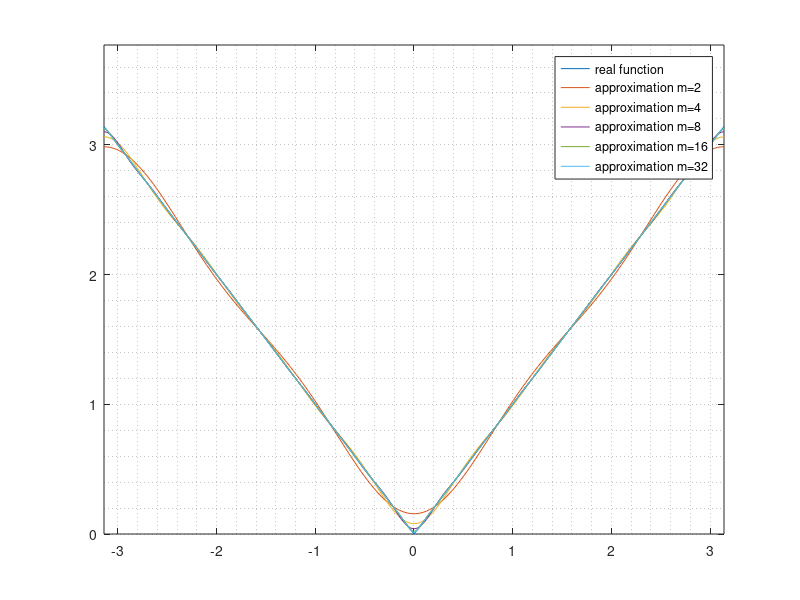
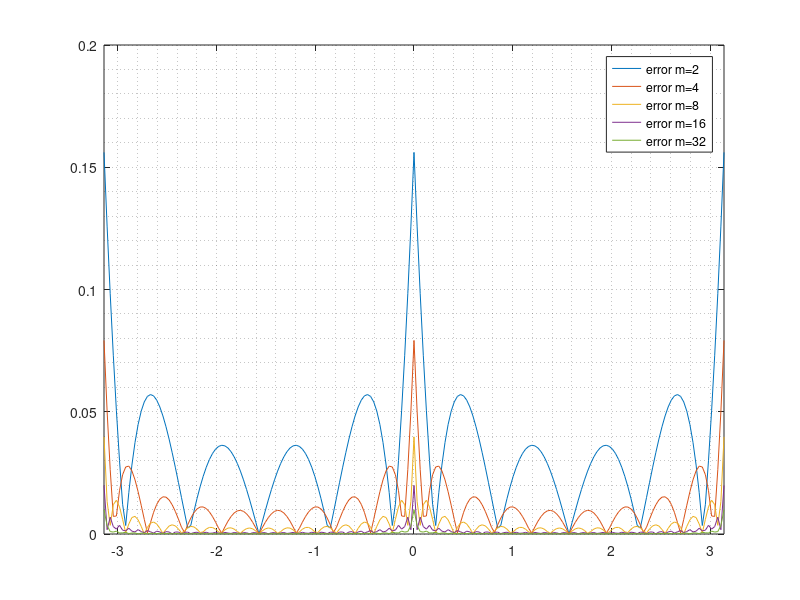

The MATLAB script that drew these images, in order:
clear all
close all

x = [-3.14159265, -3.11017673, -3.0787608, -3.04734487, -3.01592895, -2.98451302, -2.95309709, -2.92168117, -2.89026524, -2.85884931, -2.82743339, -2.79601746, -2.76460154, -2.73318561, -2.70176968, -2.67035376, -2.63893783, -2.6075219, -2.57610598, -2.54469005, -2.51327412, -2.4818582, -2.45044227, -2.41902634, -2.38761042, -2.35619449, -2.32477856, -2.29336264, -2.26194671, -2.23053078, -2.19911486, -2.16769893, -2.136283, -2.10486708, -2.07345115, -2.04203522, -2.0106193, -1.97920337, -1.94778745, -1.91637152, -1.88495559, -1.85353967, -1.82212374, -1.79070781, -1.75929189, -1.72787596, -1.69646003, -1.66504411, -1.63362818, -1.60221225, -1.57079633, -1.5393804, -1.50796447, -1.47654855, -1.44513262, -1.41371669, -1.38230077, -1.35088484, -1.31946891, -1.28805299, -1.25663706, -1.22522113, -1.19380521, -1.16238928, -1.13097336, -1.09955743, -1.0681415, -1.03672558, -1.00530965, -0.973893723, -0.942477796, -0.91106187, -0.879645943, -0.848230016, -0.81681409, -0.785398163, -0.753982237, -0.72256631, -0.691150384, -0.659734457, -0.628318531, -0.596902604, -0.565486678, -0.534070751, -0.502654825, -0.471238898, -0.439822972, -0.408407045, -0.376991118, -0.345575192, -0.314159265, -0.282743339, -0.251327412, -0.219911486, -0.188495559, -0.157079633, -0.125663706, -0.0942477796, -0.0628318531, -0.0314159265, 0, 0.0314159265, 0.0628318531, 0.0942477796, 0.125663706, 0.157079633, 0.188495559, 0.219911486, 0.251327412, 0.282743339, 0.314159265, 0.345575192, 0.376991118, 0.408407045, 0.439822972, 0.471238898, 0.502654825, 0.534070751, 0.565486678, 0.596902604, 0.628318531, 0.659734457, 0.691150384, 0.72256631, 0.753982237, 0.785398163, 0.81681409, 0.848230016, 0.879645943, 0.91106187, 0.942477796, 0.973893723, 1.00530965, 1.03672558, 1.0681415, 1.09955743, 1.13097336, 1.16238928, 1.19380521, 1.22522113, 1.25663706, 1.28805299, 1.31946891, 1.35088484, 1.38230077, 1.41371669, 1.44513262, 1.47654855, 1.50796447, 1.5393804, 1.57079633, 1.60221225, 1.63362818, 1.66504411, 1.69646003, 1.72787596, 1.75929189, 1.79070781, 1.82212374, 1.85353967, 1.88495559, 1.91637152, 1.94778745, 1.97920337, 2.0106193, 2.04203522, 2.07345115, 2.10486708, 2.136283, 2.16769893, 2.19911486, 2.23053078, 2.26194671, 2.29336264, 2.32477856, 2.35619449, 2.38761042, 2.41902634, 2.45044227, 2.4818582, 2.51327412, 2.54469005, 2.57610598, 2.6075219, 2.63893783, 2.67035376, 2.70176968, 2.73318561, 2.76460154, 2.79601746, 2.82743339, 2.85884931, 2.89026524, 2.92168117, 2.95309709, 2.98451302, 3.01592895, 3.04734487, 3.0787608, 3.11017673, 3.14159265];
R = abs(x);
f2 = [2.98550693, 2.98425081, 2.98048864, 2.97423896, 2.96553246, 2.95441182, 2.94093127, 2.92515621, 2.90716267, 2.88703671, 2.8648737, 2.84077756, 2.81485996, 2.78723942, 2.75804033, 2.72739202, 2.69542769, 2.6622834, 2.628097, 2.59300706, 2.55715179, 2.520668, 2.48369005, 2.44634887, 2.40877096, 2.3710775, 2.33338345, 2.29579678, 2.25841772, 2.2213381, 2.18464078, 2.14839913, 2.11267667, 2.07752673, 2.04299226, 2.00910567, 1.97588887, 1.94335333, 1.91150022, 1.88032075, 1.84979649, 1.81989983, 1.79059452, 1.76183632, 1.73357364, 1.70574836, 1.67829659, 1.65114959, 1.62423467, 1.59747614, 1.57079633, 1.54411651, 1.51735799, 1.49044307, 1.46329607, 1.4358443, 1.40801901, 1.37975634, 1.35099813, 1.32169283, 1.29179616, 1.2612719, 1.23009243, 1.19823933, 1.16570378, 1.13248699, 1.0986004, 1.06406592, 1.02891598, 0.993193522, 0.956951874, 0.920254549, 0.883174932, 0.845795874, 0.808209207, 0.770515157, 0.732821691, 0.695243782, 0.6579026, 0.620924652, 0.584440859, 0.548585589, 0.513495649, 0.479309254, 0.446164967, 0.414200636, 0.38355232, 0.354353232, 0.326732689, 0.300815096, 0.276718958, 0.254555941, 0.234429979, 0.216436446, 0.200661388, 0.187180836, 0.176060191, 0.167353698, 0.16110401, 0.157341842, 0.156085722, 0.157341842, 0.16110401, 0.167353698, 0.176060191, 0.187180836, 0.200661388, 0.216436446, 0.234429979, 0.254555941, 0.276718958, 0.300815096, 0.326732689, 0.354353232, 0.38355232, 0.414200636, 0.446164967, 0.479309254, 0.513495649, 0.548585589, 0.584440859, 0.620924652, 0.6579026, 0.695243782, 0.732821691, 0.770515157, 0.808209207, 0.845795874, 0.883174932, 0.920254549, 0.956951874, 0.993193522, 1.02891598, 1.06406592, 1.0986004, 1.13248699, 1.16570378, 1.19823933, 1.23009243, 1.2612719, 1.29179616, 1.32169283, 1.35099813, 1.37975634, 1.40801901, 1.4358443, 1.46329607, 1.49044307, 1.51735799, 1.54411651, 1.57079633, 1.59747614, 1.62423467, 1.65114959, 1.67829659, 1.70574836, 1.73357364, 1.76183632, 1.79059452, 1.81989983, 1.84979649, 1.88032075, 1.91150022, 1.94335333, 1.97588887, 2.00910567, 2.04299226, 2.07752673, 2.11267667, 2.14839913, 2.18464078, 2.2213381, 2.25841772, 2.29579678, 2.33338345, 2.3710775, 2.40877096, 2.44634887, 2.48369005, 2.520668, 2.55715179, 2.59300706, 2.628097, 2.6622834, 2.69542769, 2.72739202, 2.75804033, 2.78723942, 2.81485996, 2.84077756, 2.8648737, 2.88703671, 2.90716267, 2.92515621, 2.94093127, 2.95441182, 2.96553246, 2.97423896, 2.98048864, 2.98425081, 2.98550693];
f4 = [3.06242099, 3.05991206, 3.05243701, 3.04014931, 3.02329849, 3.00222118, 2.977329, 2.94909395, 2.91803177, 2.88468417, 2.8496004, 2.81331917, 2.77635148, 2.73916514, 2.70217147, 2.6657148, 2.63006503, 2.59541355, 2.56187249, 2.52947733, 2.49819257, 2.46792009, 2.43850986, 2.40977221, 2.38149125, 2.35343865, 2.32538721, 2.29712353, 2.2684592, 2.23924012, 2.20935349, 2.17873221, 2.14735665, 2.11525373, 2.08249344, 2.04918319, 2.01546019, 1.98148248, 1.94741901, 1.91343946, 1.87970419, 1.846355, 1.81350721, 1.78124325, 1.74960841, 1.71860867, 1.68821086, 1.65834506, 1.62890912, 1.59977495, 1.57079633, 1.54181771, 1.51268354, 1.48324759, 1.4533818, 1.42298399, 1.39198425, 1.36034941, 1.32808545, 1.29523765, 1.26188847, 1.22815319, 1.19417364, 1.16011018, 1.12613246, 1.09240947, 1.05909922, 1.02633893, 0.994236004, 0.962860446, 0.932239164, 0.90235253, 0.873133453, 0.844469123, 0.816205441, 0.788154007, 0.760101408, 0.731820442, 0.703082791, 0.673672562, 0.643400087, 0.61211532, 0.57972016, 0.546179102, 0.511527623, 0.475877857, 0.439421184, 0.402427511, 0.365241169, 0.328273484, 0.291992252, 0.25690848, 0.223560879, 0.192498707, 0.164263653, 0.139371476, 0.118294162, 0.101443341, 0.0891556388, 0.0816805978, 0.0791716592, 0.0816805978, 0.0891556388, 0.101443341, 0.118294162, 0.139371476, 0.164263653, 0.192498707, 0.223560879, 0.25690848, 0.291992252, 0.328273484, 0.365241169, 0.402427511, 0.439421184, 0.475877857, 0.511527623, 0.546179102, 0.57972016, 0.61211532, 0.643400087, 0.673672562, 0.703082791, 0.731820442, 0.760101408, 0.788154007, 0.816205441, 0.844469123, 0.873133453, 0.90235253, 0.932239164, 0.962860446, 0.994236004, 1.02633893, 1.05909922, 1.09240947, 1.12613246, 1.16011018, 1.19417364, 1.22815319, 1.26188847, 1.29523765, 1.32808545, 1.36034941, 1.39198425, 1.42298399, 1.4533818, 1.48324759, 1.51268354, 1.54181771, 1.57079633, 1.59977495, 1.62890912, 1.65834506, 1.68821086, 1.71860867, 1.74960841, 1.78124325, 1.81350721, 1.846355, 1.87970419, 1.91343946, 1.94741901, 1.98148248, 2.01546019, 2.04918319, 2.08249344, 2.11525373, 2.14735665, 2.17873221, 2.20935349, 2.23924012, 2.2684592, 2.29712353, 2.32538721, 2.35343865, 2.38149125, 2.40977221, 2.43850986, 2.46792009, 2.49819257, 2.52947733, 2.56187249, 2.59541355, 2.63006503, 2.6657148, 2.70217147, 2.73916514, 2.77635148, 2.81331917, 2.8496004, 2.88468417, 2.91803177, 2.94909395, 2.977329, 3.00222118, 3.02329849, 3.04014931, 3.05243701, 3.05991206, 3.06242099];
f8 = [3.10185545, 3.09686386, 3.08230038, 3.05933821, 3.02974133, 2.99561232, 2.95910267, 2.92213404, 2.88617574, 2.85211198, 2.82021476, 2.79021898, 2.76147783, 2.73316358, 2.70447292, 2.67479831, 2.6438362, 2.6116178, 2.57846425, 2.54488339, 2.51143554, 2.47860004, 2.44667161, 2.4157069, 2.38552937, 2.35578712, 2.32604717, 2.29590241, 2.26506605, 2.2334328, 2.20109426, 2.1683075, 2.13542617, 2.10281197, 2.07074784, 2.03937321, 2.00865562, 1.97840412, 1.94832008, 1.91807216, 1.88737704, 1.85606684, 1.8241272, 1.79169784, 1.75903606, 1.72645246, 1.6942348, 1.66257817, 1.63153832, 1.60101903, 1.57079633, 1.54057362, 1.51005433, 1.47901448, 1.44735785, 1.41514019, 1.3825566, 1.34989482, 1.31746546, 1.28552581, 1.25421561, 1.2235205, 1.19327257, 1.16318854, 1.13293704, 1.10221944, 1.07084481, 1.03878068, 1.00616648, 0.973285156, 0.940498394, 0.908159857, 0.876526606, 0.845690249, 0.81554548, 0.785805531, 0.756063282, 0.72588575, 0.694921045, 0.662992613, 0.630157113, 0.596709261, 0.563128402, 0.529974851, 0.497756449, 0.466794346, 0.437119734, 0.408429076, 0.380114824, 0.351373674, 0.321377894, 0.289480672, 0.255416909, 0.219458615, 0.182489984, 0.145980338, 0.111851328, 0.0822544387, 0.0592922725, 0.0447287906, 0.0397372074, 0.0447287906, 0.0592922725, 0.0822544387, 0.111851328, 0.145980338, 0.182489984, 0.219458615, 0.255416909, 0.289480672, 0.321377894, 0.351373674, 0.380114824, 0.408429076, 0.437119734, 0.466794346, 0.497756449, 0.529974851, 0.563128402, 0.596709261, 0.630157113, 0.662992613, 0.694921045, 0.72588575, 0.756063282, 0.785805531, 0.81554548, 0.845690249, 0.876526606, 0.908159857, 0.940498394, 0.973285156, 1.00616648, 1.03878068, 1.07084481, 1.10221944, 1.13293704, 1.16318854, 1.19327257, 1.2235205, 1.25421561, 1.28552581, 1.31746546, 1.34989482, 1.3825566, 1.41514019, 1.44735785, 1.47901448, 1.51005433, 1.54057362, 1.57079633, 1.60101903, 1.63153832, 1.66257817, 1.6942348, 1.72645246, 1.75903606, 1.79169784, 1.8241272, 1.85606684, 1.88737704, 1.91807216, 1.94832008, 1.97840412, 2.00865562, 2.03937321, 2.07074784, 2.10281197, 2.13542617, 2.1683075, 2.20109426, 2.2334328, 2.26506605, 2.29590241, 2.32604717, 2.35578712, 2.38552937, 2.4157069, 2.44667161, 2.47860004, 2.51143554, 2.54488339, 2.57846425, 2.6116178, 2.6438362, 2.67479831, 2.70447292, 2.73316358, 2.76147783, 2.79021898, 2.82021476, 2.85211198, 2.88617574, 2.92213404, 2.95910267, 2.99561232, 3.02974133, 3.05933821, 3.08230038, 3.09686386, 3.10185545];
f16 = [3.12170475, 3.11192799, 3.08565773, 3.05036345, 3.01392691, 2.98094411, 2.95153009, 2.92296986, 2.89263966, 2.86001548, 2.82659277, 2.79424445, 2.76360022, 2.73373067, 2.70317623, 2.67126893, 2.63860309, 2.60636765, 2.57524454, 2.54486572, 2.51423929, 2.48268093, 2.45039263, 2.41821202, 2.38681904, 2.35614067, 2.32546667, 2.29412619, 2.26208783, 2.22995229, 2.1983777, 2.16748256, 2.13676344, 2.10557803, 2.07373348, 2.04164465, 2.00993517, 1.97886246, 1.94809401, 1.91702765, 1.8853491, 1.85331296, 1.82149722, 1.7902667, 1.75944156, 1.72847087, 1.69694454, 1.6649697, 1.63306722, 1.60168796, 1.57079633, 1.5399047, 1.50852543, 1.47662296, 1.44464811, 1.41312179, 1.3821511, 1.35132596, 1.32009543, 1.28827969, 1.25624356, 1.224565, 1.19349864, 1.1627302, 1.13165749, 1.099948, 1.06785917, 1.03601463, 1.00482921, 0.974110093, 0.94321495, 0.911640366, 0.879504822, 0.847466468, 0.816125984, 0.785451986, 0.754773614, 0.72338063, 0.691200024, 0.658911723, 0.627353361, 0.596726935, 0.566348118, 0.535225008, 0.502989564, 0.470323722, 0.438416423, 0.407861979, 0.377992437, 0.347348207, 0.314999888, 0.281577174, 0.248952993, 0.218622791, 0.19006256, 0.160648542, 0.127665748, 0.0912292043, 0.055934925, 0.0296646604, 0.0198879007, 0.0296646604, 0.055934925, 0.0912292043, 0.127665748, 0.160648542, 0.19006256, 0.218622791, 0.248952993, 0.281577174, 0.314999888, 0.347348207, 0.377992437, 0.407861979, 0.438416423, 0.470323722, 0.502989564, 0.535225008, 0.566348118, 0.596726935, 0.627353361, 0.658911723, 0.691200024, 0.72338063, 0.754773614, 0.785451986, 0.816125984, 0.847466468, 0.879504822, 0.911640366, 0.94321495, 0.974110093, 1.00482921, 1.03601463, 1.06785917, 1.099948, 1.13165749, 1.1627302, 1.19349864, 1.224565, 1.25624356, 1.28827969, 1.32009543, 1.35132596, 1.3821511, 1.41312179, 1.44464811, 1.47662296, 1.50852543, 1.5399047, 1.57079633, 1.60168796, 1.63306722, 1.6649697, 1.69694454, 1.72847087, 1.75944156, 1.7902667, 1.82149722, 1.85331296, 1.8853491, 1.91702765, 1.94809401, 1.97886246, 2.00993517, 2.04164465, 2.07373348, 2.10557803, 2.13676344, 2.16748256, 2.1983777, 2.22995229, 2.26208783, 2.29412619, 2.32546667, 2.35614067, 2.38681904, 2.41821202, 2.45039263, 2.48268093, 2.51423929, 2.54486572, 2.57524454, 2.60636765, 2.63860309, 2.67126893, 2.70317623, 2.73373067, 2.76360022, 2.79424445, 2.82659277, 2.86001548, 2.89263966, 2.92296986, 2.95153009, 2.98094411, 3.01392691, 3.05036345, 3.08565773, 3.11192799, 3.12170475];
f32=[3.13164628, 3.11362402, 3.0777651, 3.04656081, 3.01710697, 2.98410202, 2.95260136, 2.92236678, 2.89010783, 2.85843229, 2.82789054, 2.7959992, 2.76423103, 2.73349841, 2.70183879, 2.67002379, 2.63914426, 2.6076486, 2.57581684, 2.5448117, 2.51343814, 2.48161178, 2.45049387, 2.41921224, 2.38740866, 2.35618766, 2.32497375, 2.2932069, 2.2618916, 2.23072458, 2.19900562, 2.16760504, 2.13646625, 2.10480378, 2.07332767, 2.04220009, 2.01060029, 1.9790593, 1.94792735, 1.91639404, 1.88479979, 1.8536493, 1.82218396, 1.79054892, 1.75936723, 1.72796901, 1.69630638, 1.66508246, 1.63374828, 1.60207172, 1.57079633, 1.53952093, 1.50784437, 1.4765102, 1.44528627, 1.41362364, 1.38222543, 1.35104373, 1.3194087, 1.28794336, 1.25679286, 1.22519861, 1.19366531, 1.16253335, 1.13099236, 1.09939257, 1.06826499, 1.03678887, 1.0051264, 0.973987611, 0.942587035, 0.910868072, 0.87970105, 0.84838575, 0.816618907, 0.785404996, 0.754183989, 0.722380413, 0.69109878, 0.659980871, 0.628154516, 0.596780951, 0.565775813, 0.533944054, 0.502448394, 0.471568865, 0.439753861, 0.408094244, 0.377361619, 0.345593455, 0.313702117, 0.283160363, 0.251484825, 0.219225878, 0.188991292, 0.157490636, 0.124485686, 0.0950318387, 0.0638275565, 0.0279686332, 0.00994637472, 0.0279686332, 0.0638275565, 0.0950318387, 0.124485686, 0.157490636, 0.188991292, 0.219225878, 0.251484825, 0.283160363, 0.313702117, 0.345593455, 0.377361619, 0.408094244, 0.439753861, 0.471568865, 0.502448394, 0.533944054, 0.565775813, 0.596780951, 0.628154516, 0.659980871, 0.69109878, 0.722380413, 0.754183989, 0.785404996, 0.816618907, 0.84838575, 0.87970105, 0.910868072, 0.942587035, 0.973987611, 1.0051264, 1.03678887, 1.06826499, 1.09939257, 1.13099236, 1.16253335, 1.19366531, 1.22519861, 1.25679286, 1.28794336, 1.3194087, 1.35104373, 1.38222543, 1.41362364, 1.44528627, 1.4765102, 1.50784437, 1.53952093, 1.57079633, 1.60207172, 1.63374828, 1.66508246, 1.69630638, 1.72796901, 1.75936723, 1.79054892, 1.82218396, 1.8536493, 1.88479979, 1.91639404, 1.94792735, 1.9790593, 2.01060029, 2.04220009, 2.07332767, 2.10480378, 2.13646625, 2.16760504, 2.19900562, 2.23072458, 2.2618916, 2.2932069, 2.32497375, 2.35618766, 2.38740866, 2.41921224, 2.45049387, 2.48161178, 2.51343814, 2.5448117, 2.57581684, 2.6076486, 2.63914426, 2.67002379, 2.70183879, 2.73349841, 2.76423103, 2.7959992, 2.82789054, 2.85843229, 2.89010783, 2.92236678, 2.95260136, 2.98410202, 3.01710697, 3.04656081, 3.0777651, 3.11362402, 3.13164628];



figure
plot(x,R,x,f2,x,f4,x,f8,x,f16,x,f32)
legend("real function","approximation m=2","approximation m=4","approximation m=8","approximation m=16","approximation m=32")
axis ([-pi pi 0 1.2*pi])
grid minor

figure
plot(x,abs(f2-R),x,abs(f4-R),x,abs(f8-R),x,abs(f16-R),x,abs(f32-R))
legend("error m=2","error m=4","error m=8","error m=16","error m=32")
axis ([-pi pi 0 0.2])
grid minor